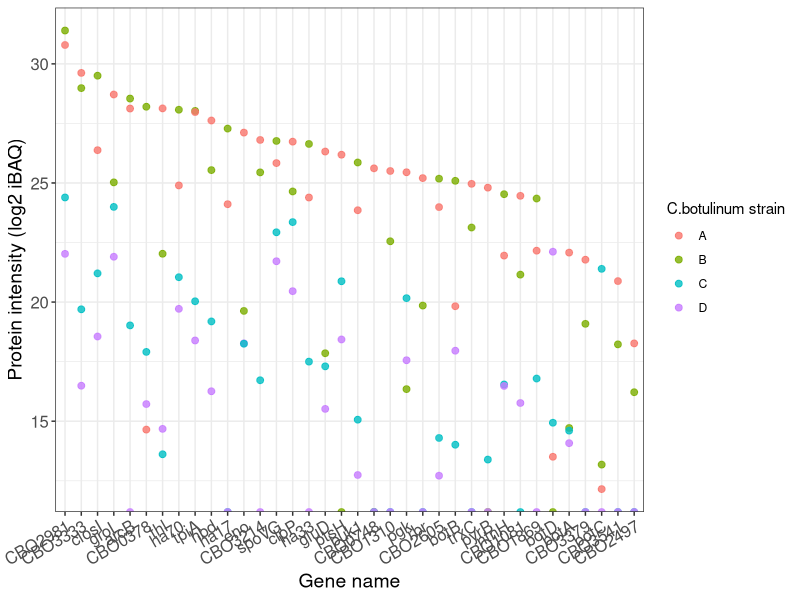

R code for this plot:

# Do:
# Analyse protein intensities
# C.botulinum cell culture supernatants

# INPUT:
# "search_results//Supernatants_Cbotulinum//combined//txt//proteinGroups.txt

# OUTPUT:
# "plots\\supernatants_Cbotulinum_proteins_ranked_first30.pdf"
# "Figures\\SupplFig_19\\Proteingroup_Intensity_Suprenatants_Cbotulinum.txt"


local({

  if(!dir.exists("Figures\\SupplFig_19\\")) dir.create("Figures\\SupplFig_19\\", recursive = TRUE)
  if(!dir.exists("plots")) dir.create("plots")
  
  library(ggplot2)
  library(stringr)
  library(data.table)
  
  df <- fread("search_results//Supernatants_Cbotulinum//combined//txt//proteinGroups.txt", check.names = TRUE)
  dim(df)
  head(df)
  
  df <- df[Peptide.counts..all. > 1]
  dim(df)
  
  df <- df[Potential.contaminant != "+"]
  df <- df[Reverse != "+"]
  dim(df)
  
  df[, Gene.name := str_match(Fasta.headers, "GN=([^\\s]+)")[, 2]]
  df[, Protein.description := str_match(Fasta.headers, "\\s(.+) OS=")[, 2]]
  df[Protein.IDs == "sp|P18640|BXC_CBCP", Gene.name := "botC"]
  
  int_cols <- paste0("iBAQ.", c("A", "B", "C", "D"))
                   
  df_long <- melt(df[, c("id", "Gene.name", ..int_cols)], measure.vars = int_cols)
  df_long[, iBAQ.log := log2(value)]
  
  df_long <- df_long[order(-iBAQ.log)]
  selected_genes <- c(unique(df_long$Gene.name)[1:30], c("botA", "botB", "botC", "botD", "CBO3541", "CBO3379", "CBO2497"))
  
  df_long[, Gene.name := factor(Gene.name, levels = unique(df_long$Gene.name))]
  df_long[, variable := gsub("iBAQ\\.", "", variable)]
  
  names(df_long)[names(df_long) == "value"] <- "iBAQ"
  names(df_long)[names(df_long) == "variable"] <- "strain"
  
  pdf("plots\\supernatants_Cbotulinum_proteins_ranked_first30.pdf", width = 12)
  g <- ggplot(df_long[Gene.name %in% selected_genes], aes(y = iBAQ.log, x = Gene.name, color = strain))
  g <- g + geom_point(size = 2, alpha = 0.8)
  g <- g + theme_bw()
  g <- g + theme(axis.text.x = element_text(angle = 30, hjust = 1, size = 12),
                 axis.text.y = element_text(size = 12),
                 axis.title = element_text(size = 14))
  g <- g + xlab("Gene name") + ylab("Protein intensity (log2 iBAQ)")
  g <- g + guides(color = guide_legend(title = "C.botulinum strain"))
  print(g)
  dev.off()
  
  # provide source data
  fwrite(df_long, "Figures\\SupplFig_19\\Proteingroup_Intensity_Suprenatants_Cbotulinum.txt", sep = "\t")
  
})
